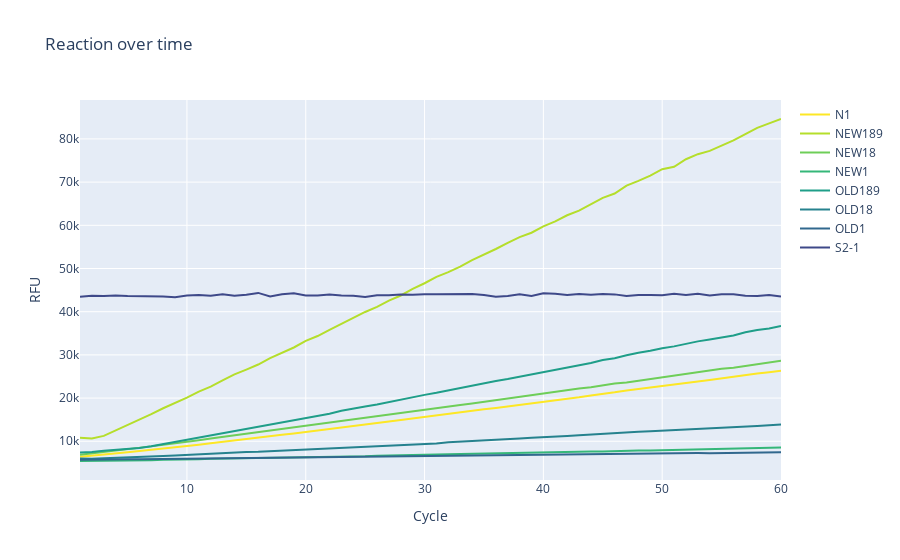

The cell this chart's notebook holds for it:
### Code cell
import pandas as pd
import plotly.express as px
import plotly.graph_objs as go
import plotly.colors as pc

# Load CSV-file into a pandas DataFrame
df = pd.read_csv("Measurement 3.csv", sep=";")

# Calculate the mean of the replicates for each column
cols_to_avg = ["N1", "NEW189", "NEW18", "NEW1", "OLD189", "OLD18", "OLD1", "S2-1"]
grouped_df = df[cols_to_avg].groupby(df["Cycle"]).mean()

# Define a continuous color scale
color_scale = pc.sequential.Viridis_r

# Create a new empty figure
fig = go.Figure()

# Plot each line separately with a for loop
for col in cols_to_avg:
    fig.add_trace(go.Scatter(x=grouped_df.index, y=grouped_df[col], mode='lines',
                             name=col, line=dict(color=color_scale[len(fig.data)], width=2)))

# Set the title and axis labels
fig.update_layout(title="Reaction over time", xaxis_title="Cycle", yaxis_title="RFU")

# Display the plot using plotly.offline.iplot()
fig.show()
